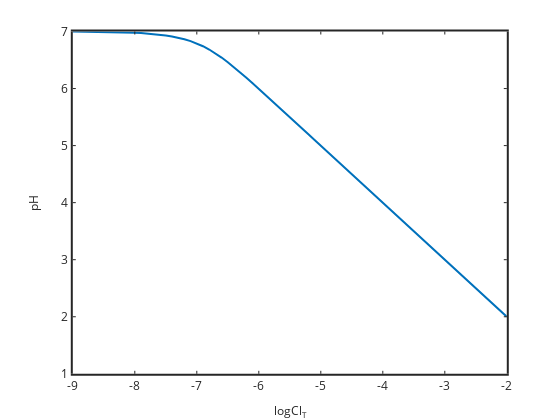

Notebook source saved alongside this figure:
### Markdown cell above
# Strong Acids

For HCl in water (for example) the electroneutrality expression can be written:

$[\mathrm{H}^+]=[\mathrm{OH}^-]+[\mathrm{Cl}^-]$

And with substitution of the Kw expression for [H+] and substituting in the total chloride for [Cl-]

$[\mathrm{H}^+]=\dfrac{K_w}{[\mathrm{H}^+]}+\mathrm{Cl_T}$

Depnding on the $\mathrm{Cl_T}$ value we can solve the quadratic equation to determine pH, or use the simplifying assumption that [H+]>>[OH-] and solve the reduced equation [H+]=ClT.

### Code cell
%plot -s 800,800 -f 'svg'
logClT=-9:0.1:-2; ClT=10.^logClT;
Kw=1e-14;
for i=1:size(logClT,2)
    a=1; b=-ClT(i); c=-Kw;
    t=roots([a b c]);
    H=t(real(t)>0&imag(t)==0);
    pHexact(i)=-log10(H);
end
plot(logClT,pHexact,'linewidth',2)
set(gca,'linewidth',2,'fontsize',12)
xlabel('logCl_T','fontsize',12)
ylabel('pH','fontsize',12)
title('solve full quadratic (exact solution)','fontsize',14)

### Figure 1 — Plotly figure (JSON) as saved in the notebook; plotly's stock layout.template omitted (floating-point values rounded to 4 significant figures)
{"data": [{"line": {"color": "rgb(0,113,188)", "dash": "solid", "width": 2}, "marker": {"color": "rgb(0,113,188)", "line": {"color": "rgb(0,113,188)"}, "size": 6, "symbol": "none"}, "mode": "lines", "name": "", "showlegend": false, "type": "scatter", "visibility": true, "x": [-9, -8.9, -8.8, -8.7, -8.6, -8.5, -8.4, -8.3, -8.2, -8.1, -8, -7.9, -7.8, -7.7, -7.6, -7.5, -7.4, -7.3, -7.2, -7.1, -7, -6.9, -6.8, -6.7, -6.6, -6.5, -6.4, -6.3, -6.2, -6.1, -6, -5.9, -5.8, -5.7, -5.6, -5.5, -5.4, -5.3, -5.2, -5.1, -5, -4.9, -4.8, -4.7, -4.6, -4.5, -4.4, -4.3, -4.2, -4.1, -4, -3.9, -3.8, -3.7, -3.6, -3.5, -3.4, -3.3, -3.2, -3.1, -3, -2.9, -2.8, -2.7, -2.6, -2.5, -2.4, -2.3, -2.2, -2.1, -2], "xaxis": "x", "y": [6.998, 6.997, 6.997, 6.996, 6.995, 6.993, 6.991, 6.989, 6.986, 6.983, 6.978, 6.973, 6.966, 6.957, 6.946, 6.932, 6.914, 6.892, 6.865, 6.832, 6.791, 6.742, 6.684, 6.618, 6.543, 6.462, 6.375, 6.284, 6.189, 6.093, 5.996, 5.897, 5.798, 5.699, 5.599, 5.5, 5.4, 5.3, 5.2, 5.1, 5.0, 4.9, 4.8, 4.7, 4.6, 4.5, 4.4, 4.3, 4.2, 4.1, 4.0, 3.9, 3.8, 3.7, 3.6, 3.5, 3.4, 3.3, 3.2, 3.1, 3.0, 2.9, 2.8, 2.7, 2.6, 2.5, 2.4, 2.3, 2.2, 2.1, 2.0], "yaxis": "y"}], "layout": {"height": 420, "hovermode": "closest", "margin": {"b": 0, "l": 0, "r": 0, "t": 0}, "plot_bgcolor": "rgba(0, 0, 0, 0)", "showlegend": false, "width": 560, "xaxis": {"anchor": "y", "autorange": false, "domain": [0.13, 0.905], "exponentformat": "none", "gridcolor": "rgba(38,38,38,0.15)", "gridwidth": 2, "linecolor": "rgb(38,38,38)", "linewidth": 2, "mirror": "ticks", "range": [-9, -2], "showgrid": false, "showline": true, "side": "bottom", "spikedash": "solid", "spikemode": "across", "spikesides": false, "spikethickness": 1, "tickangle": 0, "tickcolor": "rgb(38,38,38)", "tickfont": {"color": "rgb(38,38,38)", "size": 12}, "ticklen": 3, "ticks": "inside", "ticktext": ["-9", "-8", "-7", "-6", "-5", "-4", "-3", "-2"], "tickvals": [-9, -8, -7, -6, -5, -4, -3, -2], "title": {"font": {"color": "rgb(38,38,38)", "size": 12}, "text": "logCl<sub>T</sub>"}, "type": "linear", "visible": true, "zeroline": false}, "yaxis": {"anchor": "x", "autorange": false, "domain": [0.11, 0.925], "exponentformat": "none", "gridcolor": "rgba(38,38,38,0.15)", "gridwidth": 2, "linecolor": "rgb(38,38,38)", "linewidth": 2, "mirror": "ticks", "range": [1, 7], "showgrid": false, "showline": true, "side": "left", "spikedash": "solid", "spikemode": "across", "spikesides": false, "spikethickness": 1, "tickangle": 0, "tickcolor": "rgb(38,38,38)", "tickfont": {"color": "rgb(38,38,38)", "size": 12}, "ticklen": 3, "ticks": "inside", "ticktext": ["1", "2", "3", "4", "5", "6", "7"], "tickvals": [1, 2, 3, 4, 5, 6, 7], "title": {"font": {"color": "rgb(38,38,38)", "size": 12}, "text": "pH"}, "type": "linear", "visible": true, "zeroline": false}}}
